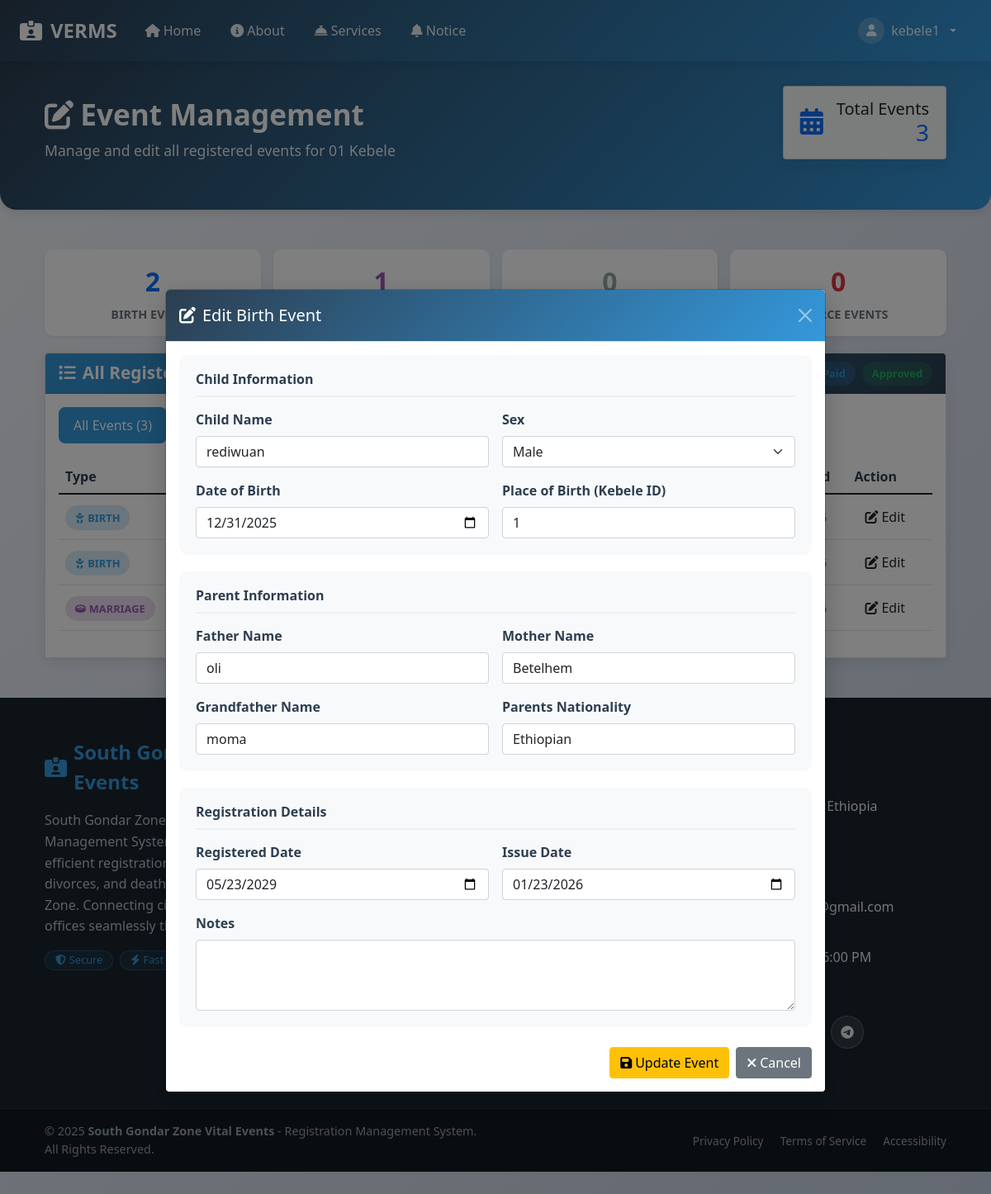
Page /kebele_officer/edit_events.php?edit_type=birth&edit_id=4 (signed in) on the committed database.
### tables this page shows
CREATE TABLE `kebeles` (
  `id` int(11) NOT NULL,
  `zone_id` int(11) NOT NULL,
  `woreda_id` int(11) NOT NULL,
  `kebele_name` varchar(100) NOT NULL,
  `phone` varchar(20) NOT NULL,
  `kebele_officer_id` int(11) NOT NULL,
  `created_at` timestamp NOT NULL DEFAULT current_timestamp()
);

CREATE TABLE `birth_events` (
  `id` int(11) NOT NULL,
  `user_id` int(11) DEFAULT NULL,
  `form_number` varchar(50) DEFAULT NULL,
  `registration_uid` varchar(50) DEFAULT NULL,
  `child_name` varchar(100) DEFAULT NULL,
  `father_name` varchar(100) DEFAULT NULL,
  `grandfather_name` varchar(100) DEFAULT NULL,
  `sex` enum('Male','Female') DEFAULT NULL,
  `date_of_birth` date DEFAULT NULL,
  `mother_full_name` varchar(100) DEFAULT NULL,
  `father_full_name` varchar(100) DEFAULT NULL,
  `parents_nationality` varchar(100) DEFAULT NULL,
  `registered_date` date DEFAULT NULL,
  `issue_date` date DEFAULT NULL,
  `photo` varchar(255) DEFAULT NULL,
  `notes` text DEFAULT NULL,
  `status` enum('Pending','Paid','Approved','Rejected') DEFAULT 'Pending',
  `created_at` timestamp NOT NULL DEFAULT current_timestamp(),
  `place_of_birth` int(11) DEFAULT NULL
);

CREATE TABLE `marriage_events` (
  `id` int(11) NOT NULL,
  `user_id` int(11) DEFAULT NULL,
  `form_number` varchar(50) DEFAULT NULL,
  `registration_uid` varchar(50) DEFAULT NULL,
  `husband_name` varchar(100) DEFAULT NULL,
  `wife_name` varchar(100) DEFAULT NULL,
  `marriage_date` date DEFAULT NULL,
  `witness_1` varchar(100) DEFAULT NULL,
  `witness_2` varchar(100) DEFAULT NULL,
  `registered_date` date DEFAULT NULL,
  `issue_date` date DEFAULT NULL,
  `husband_photo` varchar(255) DEFAULT NULL,
  `wife_photo` varchar(255) DEFAULT NULL,
  `notes` text DEFAULT NULL,
  `status` enum('Pending','Paid','Approved','Rejected') DEFAULT 'Pending',
  `created_at` timestamp NOT NULL DEFAULT current_timestamp(),
  `place_of_marriage` varchar(100) DEFAULT NULL
);

### kebele_officer/edit_events.php (the view, shortened to what the rows shown need)
<?php
require_once '../includes/db_connection.php';
$user_id = intval($_SESSION['user_id']);
$kebele_row = $conn->query(
    "SELECT id, kebele_name FROM kebeles WHERE kebele_officer_id = $user_id"
)->fetch_assoc();
$kebele_id = $kebele_row ? $kebele_row['id'] : 0;
$kebele_name = $kebele_row ? $kebele_row['kebele_name'] : '';
$events = [];
$births = $conn->query("
    SELECT 'birth' AS event_type, b.id, b.child_name AS main_name, b.date_of_birth AS event_date, b.status, b.notes, b.created_at
    FROM birth_events b
    WHERE b.place_of_birth = $kebele_id
    ORDER BY b.created_at DESC
");
while ($row = $births->fetch_assoc()) $events[] = $row;
$marriages = $conn->query("
    SELECT 'marriage' AS event_type, m.id, CONCAT(m.husband_name, ' & ', m.wife_name) AS main_name, m.marriage_date AS event_date, m.status, m.notes, m.created_at
    FROM marriage_events m
    WHERE m.place_of_marriage = $kebele_id
    ORDER BY m.created_at DESC
");
while ($row = $marriages->fetch_assoc()) $events[] = $row;
$edit_event_type = $_GET['edit_type'] ?? null;
$edit_id = intval($_GET['edit_id'] ?? 0);
$edit_data = null;
if ($edit_event_type && $edit_id) {
    $table = "";
    switch ($edit_event_type) {
        case 'birth': $table = 'birth_events'; break;
    }
    if ($table) {
        $res = $conn->query("SELECT * FROM $table WHERE id = $edit_id");
        $edit_data = $res->fetch_assoc();
    }
}
?>
<!DOCTYPE html>
<html lang="en">
<head>
    <link rel="stylesheet" href="https://cdn.jsdelivr.net/npm/bootstrap@5.3.0/dist/css/bootstrap.min.css">
    <link rel="stylesheet" href="https://cdnjs.cloudflare.com/ajax/libs/font-awesome/6.4.0/css/all.min.css">
</head>
<body>
<?php include_once __DIR__ . '/../includes/header.php'; ?>
<div class="dashboard-header">
    <div class="container">
        <div class="row align-items-center">
            <div class="col-md-8">
                <h1 class="dashboard-title">
                    <i class="fas fa-edit me-2"></i>Event Management
                </h1>
                <p class="dashboard-subtitle">
                    Manage and edit all registered events for <?= htmlspecialchars($kebele_name) ?> Kebele
                </p>
            </div>
        </div>
    </div>
</div>
<div class="container my-5">
    <div class="card">
        <div class="card-body">
            <?php if (count($events) > 0): ?>
                <div class="table-responsive">
                    <table class="table table-hover" id="eventsTable">
                        <thead>
                            <tr>
                                <th>Type</th>
                                <th>Details</th>
                                <th>Event Date</th>
                                <th>Status</th>
                                <th>Notes</th>
                                <th>Submitted</th>
                                <th>Action</th>
                            </tr>
                        </thead>
                        <tbody>
                        <?php foreach($events as $event): ?>
                            <tr class="event-row" data-type="<?= $event['event_type'] ?>">
                                <td>
                                    <?php if ($event['event_type'] === 'birth'): ?>
                                        <span class="event-badge badge-birth">
                                            <i class="fas fa-baby me-1"></i>Birth
                                        </span>
                                    <?php elseif ($event['event_type'] === 'marriage'): ?>
                                        <span class="event-badge badge-marriage">
                                            <i class="fas fa-ring me-1"></i>Marriage
                                        </span>
                                    <?php elseif ($event['event_type'] === 'death'): ?>
                                        <span class="event-badge badge-death">
                                            <i class="fas fa-book-dead me-1"></i>Death
                                        </span>
                                    <?php elseif ($event['event_type'] === 'divorce'): ?>
                                        <span class="event-badge badge-divorce">
                                            <i class="fas fa-file-contract me-1"></i>Divorce
                                        </span>
                                    <?php endif; ?>
                                </td>
                                <td>
                                    <strong><?= htmlspecialchars($event['main_name']) ?></strong>
                                </td>
                                <td>
                                </td>
                                <td>
                                    <?php if ($event['status'] === 'Pending'): ?>
                                        <span class="status-badge status-pending"><?= $event['status'] ?></span>
                                    <?php elseif ($event['status'] === 'Paid'): ?>
                                        <span class="status-badge status-paid"><?= $event['status'] ?></span>
                                    <?php elseif ($event['status'] === 'Approved'): ?>
                                        <span class="status-badge status-approved"><?= $event['status'] ?></span>
                                    <?php else: ?>
                                        <span class="status-badge"><?= $event['status'] ?></span>
                                    <?php endif; ?>
                                </td>
                                <td>
                                    <small class="text-muted">
                                    </small>
                                </td>
                                <td>
                                    <small class="text-muted">
                                    </small>
                                </td>
                                <td>
                                    <a href="?edit_type=<?= $event['event_type'] ?>&edit_id=<?= $event['id'] ?>" class="btn btn-edit">
                                        <i class="fas fa-edit me-1"></i>Edit
                                    </a>
                                </td>
                            </tr>
                        <?php endforeach; ?>
                        </tbody>
                    </table>
                </div>
            <?php endif; ?>
        </div>
    </div>
</div>
<?php if ($edit_data): ?>
    <div class="modal-overlay">
        <div class="modal-content">
            <div class="modal-header">
                <h5 class="modal-title mb-0">
                    <i class="fas fa-edit me-2"></i>Edit <?= ucfirst($edit_event_type) ?> Event
                </h5>
                <a href="edit_events.php" class="btn-close btn-close-white"></a>
            </div>
            <div class="modal-body">
                <form method="post">
                    <?php if ($edit_event_type === 'birth'): ?>
                        <div class="form-section">
                            <h6 class="form-section-title">Child Information</h6>
                            <div class="row g-3">
                                <div class="col-md-6">
                                    <label class="form-label">Child Name</label>
                                    <input type="text" name="child_name" class="form-control" value="<?= htmlspecialchars($edit_data['child_name']) ?>" required>
                                </div>
                                <div class="col-md-6">
                                    <label class="form-label">Sex</label>
                                    <select name="sex" class="form-select">
                                        <option value="Male" <?= $edit_data['sex']=='Male'?'selected':'' ?>>Male</option>
                                    </select>
                                </div>
                                <div class="col-md-6">
                                    <label class="form-label">Date of Birth</label>
                                    <input type="date" name="date_of_birth" class="form-control" value="<?= htmlspecialchars($edit_data['date_of_birth']) ?>">
                                </div>
                                <div class="col-md-6">
                                    <label class="form-label">Place of Birth (Kebele ID)</label>
                                    <input type="number" name="place_of_birth" class="form-control" value="<?= htmlspecialchars($edit_data['place_of_birth']) ?>">
                                </div>
                            </div>
                        </div>
                        <div class="form-section">
                            <h6 class="form-section-title">Parent Information</h6>
                            <div class="row g-3">
                                <div class="col-md-6">
                                    <label class="form-label">Father Name</label>
                                    <input type="text" name="father_name" class="form-control" value="<?= htmlspecialchars($edit_data['father_name']) ?>" required>
                                </div>
                                <div class="col-md-6">
                                    <label class="form-label">Mother Name</label>
                                    <input type="text" name="mother_full_name" class="form-control" value="<?= htmlspecialchars($edit_data['mother_full_name']) ?>" required>
                                </div>
                                <div class="col-md-6">
                                    <label class="form-label">Grandfather Name</label>
                                    <input type="text" name="grandfather_name" class="form-control" value="<?= htmlspecialchars($edit_data['grandfather_name']) ?>">
                                </div>
                                <div class="col-md-6">
                                    <label class="form-label">Parents Nationality</label>
                                    <input type="text" name="parents_nationality" class="form-control" value="<?= htmlspecialchars($edit_data['parents_nationality']) ?>">
                                </div>
                            </div>
                        </div>
                    <?php endif; ?>
                    <div class="form-section">
                        <h6 class="form-section-title">Registration Details</h6>
                        <div class="row g-3">
                            <div class="col-md-6">
                                <label class="form-label">Registered Date</label>
                                <input type="date" name="registered_date" class="form-control" value="<?= htmlspecialchars($edit_data['registered_date']) ?>">
                            </div>
                            <div class="col-md-6">
                                <label class="form-label">Issue Date</label>
                                <input type="date" name="issue_date" class="form-control" value="<?= htmlspecialchars($edit_data['issue_date']) ?>">
                            </div>
                            <div class="col-12">
                                <label class="form-label">Notes</label>
                                <textarea name="notes" class="form-control" rows="3"><?= htmlspecialchars($edit_data['notes']) ?></textarea>
                            </div>
                        </div>
                    </div>
                    <div class="d-flex gap-2 justify-content-end mt-4">
                        <button type="submit" name="update_event" class="btn btn-warning">
                            <i class="fas fa-save me-1"></i>Update Event
                        </button>
                        <a href="edit_events.php" class="btn btn-secondary">
                            <i class="fas fa-times me-1"></i>Cancel
                        </a>
                    </div>
                </form>
            </div>
        </div>
    </div>
<?php endif; ?>
</body>
</html>

### rows in the picture
kebeles: kebele_name "01"
birth_events: shows "BIRTH", child_name "rediwuan", sex "Male", date_of_birth "12/31/2025", place_of_birth "1", father_name "oli", mother_full_name "Betelhem", grandfather_name "moma", parents_nationality "Ethiopian", registered_date "05/23/2029", issue_date "01/23/2026"
birth_events: shows "BIRTH"
marriage_events: shows "MARRIAGE"

### other values in the picture
$_SESSION['username'] "kebele1"
count($events) "3"
count($birth_count) "2"
count($marriage_count) "1"
count($death_count) "0"
count($divorce_count) "0"
$edit_event_type "Birth"
